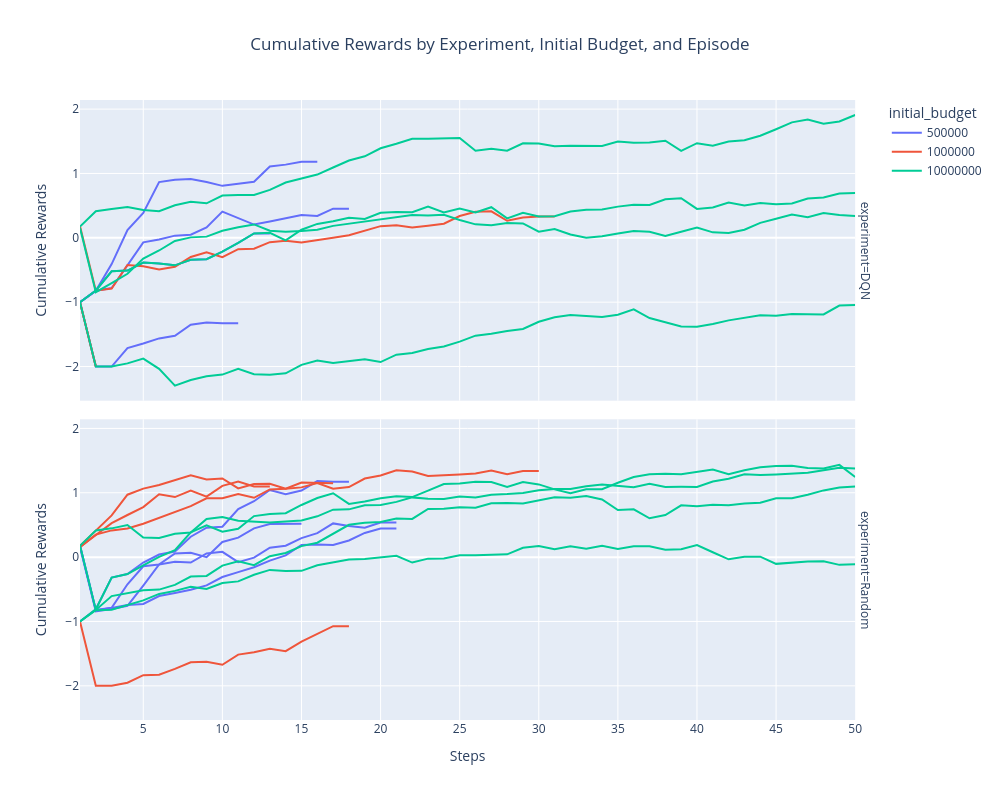

This figure's notebook cell:
### Code cell
import pandas as pd
import plotly.express as px

# Assuming 'full_data' has the following columns: 'experiment', 'initial_budget', 'episode', 'steps', and 'rewards'
# First, calculate cumulative rewards for each episode grouped by 'experiment' and 'initial_budget'
full_data['cumulative_rewards'] = full_data.groupby(['experiment', 'initial_budget', 'episodes'])['rewards'].cumsum()

# Create the line plot using Plotly with facet for 'experiment' and color for 'initial_budget'
fig = px.line(
    full_data,
    x='steps',  # Steps as the x-axis
    y='cumulative_rewards',  # Cumulative rewards on the y-axis
    color='initial_budget',  # Color lines by initial budget
    facet_row='experiment',  # Facet by experiment type
    line_group='episodes',  # Each episode gets its own line
    title='Cumulative Rewards by Experiment, Initial Budget, and Episode',
    labels={'steps': 'Steps', 'cumulative_rewards': 'Cumulative Rewards'}
)

# Update layout for better presentation
fig.update_layout(height=800, width=1000, title_x=0.5)

# Show the figure
fig.show()

### Figure 1 — Plotly figure (JSON) as saved in the notebook; plotly's stock layout.template omitted (floating-point values rounded to 4 significant figures)
{"data": [{"hovertemplate": "initial_budget=500000<br>experiment=DQN<br>episodes=1<br>Steps=%{x}<br>Cumulative Rewards=%{y}<extra></extra>", "legendgroup": "500000", "line": {"color": "#636efa", "dash": "solid"}, "marker": {"symbol": "circle"}, "mode": "lines", "name": "500000", "orientation": "v", "showlegend": true, "type": "scatter", "x": [1, 2, 3, 4, 5, 6, 7, 8, 9, 10, 11, 12, 13], "xaxis": "x2", "y": [-1, -0.8178, -0.5204, -0.508, -0.3848, -0.3985, -0.4274, -0.3421, -0.3323, -0.215, -0.07679, 0.06855, 0.06855], "yaxis": "y2"}, {"hovertemplate": "initial_budget=500000<br>experiment=DQN<br>episodes=2<br>Steps=%{x}<br>Cumulative Rewards=%{y}<extra></extra>", "legendgroup": "500000", "line": {"color": "#636efa", "dash": "solid"}, "marker": {"symbol": "circle"}, "mode": "lines", "name": "500000", "orientation": "v", "showlegend": false, "type": "scatter", "x": [1, 2, 3, 4, 5, 6, 7, 8, 9, 10, 11], "xaxis": "x2", "y": [-1, -2, -2, -1.714, -1.642, -1.563, -1.522, -1.35, -1.314, -1.329, -1.329], "yaxis": "y2"}, {"hovertemplate": "initial_budget=500000<br>experiment=DQN<br>episodes=3<br>Steps=%{x}<br>Cumulative Rewards=%{y}<extra></extra>", "legendgroup": "500000", "line": {"color": "#636efa", "dash": "solid"}, "marker": {"symbol": "circle"}, "mode": "lines", "name": "500000", "orientation": "v", "showlegend": false, "type": "scatter", "x": [1, 2, 3, 4, 5, 6, 7, 8, 9, 10, 11, 12, 13, 14, 15, 16, 17, 18], "xaxis": "x2", "y": [-1, -0.8236, -0.7812, -0.4281, -0.06971, -0.02502, 0.03414, 0.04799, 0.1609, 0.4074, 0.3081, 0.2062, 0.2526, 0.3078, 0.3544, 0.339, 0.4524, 0.4524], "yaxis": "y2"}, {"hovertemplate": "initial_budget=500000<br>experiment=DQN<br>episodes=4<br>Steps=%{x}<br>Cumulative Rewards=%{y}<extra></extra>", "legendgroup": "500000", "line": {"color": "#636efa", "dash": "solid"}, "marker": {"symbol": "circle"}, "mode": "lines", "name": "500000", "orientation": "v", "showlegend": false, "type": "scatter", "x": [1, 2, 3, 4, 5, 6, 7, 8, 9, 10, 11, 12, 13, 14, 15, 16], "xaxis": "x2", "y": [-1, -0.823, -0.4075, 0.1221, 0.3871, 0.8667, 0.9033, 0.9155, 0.8674, 0.8077, 0.8386, 0.8718, 1.109, 1.138, 1.183, 1.183], "yaxis": "y2"}, {"hovertemplate": "initial_budget=500000<br>experiment=Random<br>episodes=2<br>Steps=%{x}<br>Cumulative Rewards=%{y}<extra></extra>", "legendgroup": "500000", "line": {"color": "#636efa", "dash": "solid"}, "marker": {"symbol": "circle"}, "mode": "lines", "name": "500000", "orientation": "v", "showlegend": false, "type": "scatter", "x": [1, 2, 3, 4, 5, 6, 7, 8, 9, 10, 11, 12, 13, 14, 15, 16, 17, 18], "xaxis": "x", "y": [-1, -0.8103, -0.3188, -0.2637, -0.08413, 0.04, 0.08806, 0.3167, 0.4569, 0.4727, 0.7469, 0.8686, 1.044, 0.9792, 1.035, 1.182, 1.173, 1.173], "yaxis": "y"}, {"hovertemplate": "initial_budget=500000<br>experiment=Random<br>episodes=3<br>Steps=%{x}<br>Cumulative Rewards=%{y}<extra></extra>", "legendgroup": "500000", "line": {"color": "#636efa", "dash": "solid"}, "marker": {"symbol": "circle"}, "mode": "lines", "name": "500000", "orientation": "v", "showlegend": false, "type": "scatter", "x": [1, 2, 3, 4, 5, 6, 7, 8, 9, 10, 11, 12, 13, 14, 15, 16, 17, 18, 19, 20, 21], "xaxis": "x", "y": [0.1791, -0.8209, -0.7883, -0.4217, -0.1415, -0.1154, -0.07352, -0.08382, 0.05673, 0.08289, -0.07848, -0.008961, 0.1453, 0.1779, 0.2961, 0.3736, 0.524, 0.4848, 0.4579, 0.5367, 0.5367], "yaxis": "y"}, {"hovertemplate": "initial_budget=500000<br>experiment=Random<br>episodes=4<br>Steps=%{x}<br>Cumulative Rewards=%{y}<extra></extra>", "legendgroup": "500000", "line": {"color": "#636efa", "dash": "solid"}, "marker": {"symbol": "circle"}, "mode": "lines", "name": "500000", "orientation": "v", "showlegend": false, "type": "scatter", "x": [1, 2, 3, 4, 5, 6, 7, 8, 9, 10, 11, 12, 13, 14, 15, 16, 17, 18, 19, 20, 21], "xaxis": "x", "y": [0.1744, -0.8256, -0.7897, -0.7423, -0.7281, -0.6054, -0.5575, -0.5069, -0.4397, -0.3091, -0.2331, -0.1568, -0.05413, 0.02786, 0.1885, 0.1958, 0.1902, 0.2588, 0.3759, 0.445, 0.445], "yaxis": "y"}, {"hovertemplate": "initial_budget=500000<br>experiment=Random<br>episodes=5<br>Steps=%{x}<br>Cumulative Rewards=%{y}<extra></extra>", "legendgroup": "500000", "line": {"color": "#636efa", "dash": "solid"}, "marker": {"symbol": "circle"}, "mode": "lines", "name": "500000", "orientation": "v", "showlegend": false, "type": "scatter", "x": [1, 2, 3, 4, 5, 6, 7, 8, 9, 10, 11, 12, 13, 14, 15], "xaxis": "x", "y": [0.1557, -0.8443, -0.8075, -0.7579, -0.4423, -0.1137, 0.05809, 0.06641, -0.001039, 0.2355, 0.302, 0.4466, 0.5129, 0.5172, 0.5172], "yaxis": "y"}, {"hovertemplate": "initial_budget=1000000<br>experiment=DQN<br>episodes=1<br>Steps=%{x}<br>Cumulative Rewards=%{y}<extra></extra>", "legendgroup": "1000000", "line": {"color": "#EF553B", "dash": "solid"}, "marker": {"symbol": "circle"}, "mode": "lines", "name": "1000000", "orientation": "v", "showlegend": true, "type": "scatter", "x": [1, 2, 3, 4, 5, 6, 7, 8, 9, 10, 11, 12, 13], "xaxis": "x2", "y": [-1, -2, null, null, null, null, null, null, null, null, null, null, null], "yaxis": "y2"}, {"hovertemplate": "initial_budget=1000000<br>experiment=DQN<br>episodes=2<br>Steps=%{x}<br>Cumulative Rewards=%{y}<extra></extra>", "legendgroup": "1000000", "line": {"color": "#EF553B", "dash": "solid"}, "marker": {"symbol": "circle"}, "mode": "lines", "name": "1000000", "orientation": "v", "showlegend": false, "type": "scatter", "x": [1, 2, 3, 4, 5, 6, 7, 8, 9, 10, 11, 12, 13, 14, 15, 16, 17, 18, 19, 20, 21, 22, 23, 24, 25, 26, 27], "xaxis": "x2", "y": [-1, -2, null, null, null, null, null, null, null, null, null, null, null, null, null, null, null, null, null, null, null, null, null, null, null, null, null], "yaxis": "y2"}, {"hovertemplate": "initial_budget=1000000<br>experiment=DQN<br>episodes=3<br>Steps=%{x}<br>Cumulative Rewards=%{y}<extra></extra>", "legendgroup": "1000000", "line": {"color": "#EF553B", "dash": "solid"}, "marker": {"symbol": "circle"}, "mode": "lines", "name": "1000000", "orientation": "v", "showlegend": false, "type": "scatter", "x": [1, 2, 3, 4, 5, 6, 7, 8, 9, 10, 11, 12, 13, 14, 15, 16, 17, 18, 19, 20, 21, 22, 23, 24, 25, 26, 27, 28, 29, 30, 31], "xaxis": "x2", "y": [0.1791, -0.8209, -0.7883, -0.4217, -0.4417, -0.4917, -0.4497, -0.2983, -0.2241, -0.3006, -0.1767, -0.1691, -0.06758, -0.04447, -0.07121, -0.03843, 0.002506, 0.03978, 0.1157, 0.1817, 0.1947, 0.1597, 0.1885, 0.2199, 0.3394, 0.4057, 0.4126, 0.2654, 0.3161, 0.3296, 0.3296], "yaxis": "y2"}, {"hovertemplate": "initial_budget=1000000<br>experiment=Random<br>episodes=2<br>Steps=%{x}<br>Cumulative Rewards=%{y}<extra></extra>", "legendgroup": "1000000", "line": {"color": "#EF553B", "dash": "solid"}, "marker": {"symbol": "circle"}, "mode": "lines", "name": "1000000", "orientation": "v", "showlegend": false, "type": "scatter", "x": [1, 2, 3, 4, 5, 6, 7, 8, 9, 10, 11, 12, 13], "xaxis": "x", "y": [0.1563, 0.3448, 0.5271, 0.6546, 0.7767, 0.9758, 0.9335, 1.033, 0.9399, 1.107, 1.174, 1.097, 1.097], "yaxis": "y"}, {"hovertemplate": "initial_budget=1000000<br>experiment=Random<br>episodes=3<br>Steps=%{x}<br>Cumulative Rewards=%{y}<extra></extra>", "legendgroup": "1000000", "line": {"color": "#EF553B", "dash": "solid"}, "marker": {"symbol": "circle"}, "mode": "lines", "name": "1000000", "orientation": "v", "showlegend": false, "type": "scatter", "x": [1, 2, 3, 4, 5, 6, 7, 8, 9, 10, 11, 12, 13, 14, 15, 16, 17, 18], "xaxis": "x", "y": [-1, -2, -2, -1.951, -1.834, -1.827, -1.737, -1.635, -1.624, -1.673, -1.515, -1.479, -1.424, -1.461, -1.312, -1.186, -1.073, -1.073], "yaxis": "y"}, {"hovertemplate": "initial_budget=1000000<br>experiment=Random<br>episodes=4<br>Steps=%{x}<br>Cumulative Rewards=%{y}<extra></extra>", "legendgroup": "1000000", "line": {"color": "#EF553B", "dash": "solid"}, "marker": {"symbol": "circle"}, "mode": "lines", "name": "1000000", "orientation": "v", "showlegend": false, "type": "scatter", "x": [1, 2, 3, 4, 5, 6, 7, 8, 9, 10, 11, 12, 13, 14, 15, 16, 17, 18, 19, 20, 21, 22, 23, 24, 25, 26, 27, 28, 29, 30], "xaxis": "x", "y": [0.1744, 0.4132, 0.6481, 0.9701, 1.065, 1.121, 1.195, 1.273, 1.206, 1.223, 1.067, 1.136, 1.138, 1.064, 1.084, 1.153, 1.062, 1.088, 1.221, 1.268, 1.348, 1.329, 1.262, 1.268, 1.285, 1.301, 1.345, 1.288, 1.339, 1.339], "yaxis": "y"}, {"hovertemplate": "initial_budget=1000000<br>experiment=Random<br>episodes=5<br>Steps=%{x}<br>Cumulative Rewards=%{y}<extra></extra>", "legendgroup": "1000000", "line": {"color": "#EF553B", "dash": "solid"}, "marker": {"symbol": "circle"}, "mode": "lines", "name": "1000000", "orientation": "v", "showlegend": false, "type": "scatter", "x": [1, 2, 3, 4, 5, 6, 7, 8, 9, 10, 11, 12, 13, 14, 15, 16, 17], "xaxis": "x", "y": [0.1557, 0.3508, 0.4154, 0.4439, 0.5196, 0.6081, 0.6977, 0.7923, 0.913, 0.9159, 0.982, 0.9223, 1.052, 1.063, 1.16, 1.149, 1.149], "yaxis": "y"}, {"hovertemplate": "initial_budget=10000000<br>experiment=DQN<br>episodes=1<br>Steps=%{x}<br>Cumulative Rewards=%{y}<extra></extra>", "legendgroup": "10000000", "line": {"color": "#00cc96", "dash": "solid"}, "marker": {"symbol": "circle"}, "mode": "lines", "name": "10000000", "orientation": "v", "showlegend": true, "type": "scatter", "x": [1, 2, 3, 4, 5, 6, 7, 8, 9, 10, 11, 12, 13, 14, 15, 16, 17, 18, 19, 20, 21, 22, 23, 24, 25, 26, 27, 28, 29, 30, 31, 32, 33, 34, 35, 36, 37, 38, 39, 40, 41, 42, 43, 44, 45, 46, 47, 48, 49, 50], "xaxis": "x2", "y": [-1, -0.8178, -0.5204, -0.508, -0.3848, -0.3985, -0.4274, -0.3421, -0.3323, -0.215, -0.07679, 0.06855, 0.07805, -0.04057, 0.1252, 0.2161, 0.2581, 0.3115, 0.2943, 0.3891, 0.4012, 0.399, 0.4861, 0.3928, 0.4549, 0.3958, 0.4757, 0.3024, 0.3896, 0.3332, 0.3345, 0.4081, 0.4367, 0.4389, 0.4849, 0.5147, 0.5101, 0.5988, 0.6158, 0.4489, 0.4714, 0.5476, 0.5027, 0.5423, 0.5199, 0.5323, 0.6096, 0.6255, 0.6877, 0.6984], "yaxis": "y2"}, {"hovertemplate": "initial_budget=10000000<br>experiment=DQN<br>episodes=2<br>Steps=%{x}<br>Cumulative Rewards=%{y}<extra></extra>", "legendgroup": "10000000", "line": {"color": "#00cc96", "dash": "solid"}, "marker": {"symbol": "circle"}, "mode": "lines", "name": "10000000", "orientation": "v", "showlegend": false, "type": "scatter", "x": [1, 2, 3, 4, 5, 6, 7, 8, 9, 10, 11, 12, 13, 14, 15, 16, 17, 18, 19, 20, 21, 22, 23, 24, 25, 26, 27, 28, 29, 30, 31, 32, 33, 34, 35, 36, 37, 38, 39, 40, 41, 42, 43, 44, 45, 46, 47, 48, 49, 50], "xaxis": "x2", "y": [0.1563, -0.8437, -0.7048, -0.5592, -0.3211, -0.1968, -0.04848, 0.007085, 0.01854, 0.1098, 0.1644, 0.2084, 0.1105, 0.09552, 0.105, 0.1241, 0.1856, 0.2175, 0.2488, 0.2913, 0.3168, 0.3538, 0.3474, 0.3577, 0.2766, 0.2093, 0.1968, 0.2305, 0.2242, 0.09527, 0.1371, 0.05184, 0.0031, 0.02567, 0.06581, 0.1059, 0.09465, 0.02892, 0.09465, 0.161, 0.08482, 0.07627, 0.1256, 0.2325, 0.296, 0.3635, 0.3201, 0.3856, 0.3535, 0.3391], "yaxis": "y2"}, {"hovertemplate": "initial_budget=10000000<br>experiment=DQN<br>episodes=3<br>Steps=%{x}<br>Cumulative Rewards=%{y}<extra></extra>", "legendgroup": "10000000", "line": {"color": "#00cc96", "dash": "solid"}, "marker": {"symbol": "circle"}, "mode": "lines", "name": "10000000", "orientation": "v", "showlegend": false, "type": "scatter", "x": [1, 2, 3, 4, 5, 6, 7, 8, 9, 10, 11, 12, 13, 14, 15, 16, 17, 18, 19, 20, 21, 22, 23, 24, 25, 26, 27, 28, 29, 30, 31, 32, 33, 34, 35, 36, 37, 38, 39, 40, 41, 42, 43, 44, 45, 46, 47, 48, 49, 50], "xaxis": "x2", "y": [-1, -2, -2, -1.951, -1.877, -2.037, -2.297, -2.209, -2.152, -2.125, -2.037, -2.118, -2.129, -2.105, -1.974, -1.907, -1.947, -1.913, -1.887, -1.93, -1.815, -1.789, -1.729, -1.689, -1.613, -1.52, -1.491, -1.447, -1.415, -1.304, -1.233, -1.2, -1.219, -1.229, -1.195, -1.112, -1.247, -1.314, -1.377, -1.382, -1.34, -1.283, -1.249, -1.205, -1.21, -1.184, -1.188, -1.191, -1.053, -1.045], "yaxis": "y2"}, {"hovertemplate": "initial_budget=10000000<br>experiment=DQN<br>episodes=4<br>Steps=%{x}<br>Cumulative Rewards=%{y}<extra></extra>", "legendgroup": "10000000", "line": {"color": "#00cc96", "dash": "solid"}, "marker": {"symbol": "circle"}, "mode": "lines", "name": "10000000", "orientation": "v", "showlegend": false, "type": "scatter", "x": [1, 2, 3, 4, 5, 6, 7, 8, 9, 10, 11, 12, 13, 14, 15, 16, 17, 18, 19, 20, 21, 22, 23, 24, 25, 26, 27, 28, 29, 30, 31, 32, 33, 34, 35, 36, 37, 38, 39, 40, 41, 42, 43, 44, 45, 46, 47, 48, 49, 50], "xaxis": "x2", "y": [0.1744, 0.4132, 0.447, 0.4795, 0.4325, 0.4125, 0.5065, 0.5617, 0.5368, 0.6579, 0.6655, 0.666, 0.7451, 0.8593, 0.9209, 0.9834, 1.093, 1.201, 1.266, 1.392, 1.461, 1.539, 1.538, 1.54, 1.551, 1.353, 1.383, 1.355, 1.469, 1.467, 1.424, 1.431, 1.427, 1.426, 1.495, 1.477, 1.482, 1.509, 1.35, 1.47, 1.431, 1.498, 1.516, 1.587, 1.688, 1.795, 1.838, 1.773, 1.808, 1.908], "yaxis": "y2"}, {"hovertemplate": "initial_budget=10000000<br>experiment=Random<br>episodes=2<br>Steps=%{x}<br>Cumulative Rewards=%{y}<extra></extra>", "legendgroup": "10000000", "line": {"color": "#00cc96", "dash": "solid"}, "marker": {"symbol": "circle"}, "mode": "lines", "name": "10000000", "orientation": "v", "showlegend": false, "type": "scatter", "x": [1, 2, 3, 4, 5, 6, 7, 8, 9, 10, 11, 12, 13, 14, 15, 16, 17, 18, 19, 20, 21, 22, 23, 24, 25, 26, 27, 28, 29, 30, 31, 32, 33, 34, 35, 36, 37, 38, 39, 40, 41, 42, 43, 44, 45, 46, 47, 48, 49, 50], "xaxis": "x", "y": [-1, -0.8103, -0.3188, -0.2637, -0.1275, 0.003811, 0.1091, 0.3836, 0.4927, 0.3953, 0.4397, 0.6378, 0.6712, 0.6827, 0.8104, 0.9189, 0.9929, 0.8274, 0.8652, 0.9162, 0.9454, 0.9328, 1.034, 1.135, 1.144, 1.169, 1.166, 1.09, 1.166, 1.13, 1.053, 0.9939, 1.054, 1.056, 1.156, 1.246, 1.286, 1.294, 1.286, 1.326, 1.361, 1.29, 1.351, 1.395, 1.416, 1.42, 1.386, 1.379, 1.433, 1.245], "yaxis": "y"}, {"hovertemplate": "initial_budget=10000000<br>experiment=Random<br>episodes=3<br>Steps=%{x}<br>Cumulative Rewards=%{y}<extra></extra>", "legendgroup": "10000000", "line": {"color": "#00cc96", "dash": "solid"}, "marker": {"symbol": "circle"}, "mode": "lines", "name": "10000000", "orientation": "v", "showlegend": false, "type": "scatter", "x": [1, 2, 3, 4, 5, 6, 7, 8, 9, 10, 11, 12, 13, 14, 15, 16, 17, 18, 19, 20, 21, 22, 23, 24, 25, 26, 27, 28, 29, 30, 31, 32, 33, 34, 35, 36, 37, 38, 39, 40, 41, 42, 43, 44, 45, 46, 47, 48, 49, 50], "xaxis": "x", "y": [0.1791, -0.8209, -0.606, -0.5587, -0.5165, -0.5047, -0.4321, -0.3013, -0.2926, -0.1311, -0.06564, -0.124, 0.01427, 0.06425, 0.171, 0.2243, 0.37, 0.5021, 0.5339, 0.5445, 0.6012, 0.5942, 0.7489, 0.7518, 0.7752, 0.7683, 0.8359, 0.8424, 0.8352, 0.8841, 0.9304, 0.9246, 0.9507, 0.8963, 0.7328, 0.7429, 0.604, 0.6543, 0.8055, 0.7905, 0.8138, 0.8067, 0.834, 0.8454, 0.9159, 0.9147, 0.9696, 1.037, 1.081, 1.098], "yaxis": "y"}, {"hovertemplate": "initial_budget=10000000<br>experiment=Random<br>episodes=4<br>Steps=%{x}<br>Cumulative Rewards=%{y}<extra></extra>", "legendgroup": "10000000", "line": {"color": "#00cc96", "dash": "solid"}, "marker": {"symbol": "circle"}, "mode": "lines", "name": "10000000", "orientation": "v", "showlegend": false, "type": "scatter", "x": [1, 2, 3, 4, 5, 6, 7, 8, 9, 10, 11, 12, 13, 14, 15, 16, 17, 18, 19, 20, 21, 22, 23, 24, 25, 26, 27, 28, 29, 30, 31, 32, 33, 34, 35, 36, 37, 38, 39, 40, 41, 42, 43, 44, 45, 46, 47, 48, 49, 50], "xaxis": "x", "y": [0.1744, 0.4132, 0.447, 0.4995, 0.304, 0.2976, 0.3625, 0.3808, 0.5917, 0.6217, 0.5657, 0.5547, 0.5378, 0.5529, 0.5677, 0.634, 0.7373, 0.7424, 0.8065, 0.8119, 0.8589, 0.9284, 0.9086, 0.9024, 0.9404, 0.9279, 0.9706, 0.9791, 0.998, 1.038, 1.058, 1.059, 1.101, 1.13, 1.111, 1.085, 1.139, 1.091, 1.092, 1.091, 1.176, 1.217, 1.289, 1.275, 1.285, 1.299, 1.312, 1.349, 1.388, 1.379], "yaxis": "y"}, {"hovertemplate": "initial_budget=10000000<br>experiment=Random<br>episodes=5<br>Steps=%{x}<br>Cumulative Rewards=%{y}<extra></extra>", "legendgroup": "10000000", "line": {"color": "#00cc96", "dash": "solid"}, "marker": {"symbol": "circle"}, "mode": "lines", "name": "10000000", "orientation": "v", "showlegend": false, "type": "scatter", "x": [1, 2, 3, 4, 5, 6, 7, 8, 9, 10, 11, 12, 13, 14, 15, 16, 17, 18, 19, 20, 21, 22, 23, 24, 25, 26, 27, 28, 29, 30, 31, 32, 33, 34, 35, 36, 37, 38, 39, 40, 41, 42, 43, 44, 45, 46, 47, 48, 49, 50], "xaxis": "x", "y": [-1, -0.8255, -0.8171, -0.7474, -0.672, -0.5718, -0.5245, -0.4621, -0.4959, -0.4024, -0.3768, -0.2733, -0.1987, -0.2139, -0.2129, -0.1259, -0.07858, -0.03544, -0.02898, -0.00145, 0.02058, -0.08456, -0.02333, -0.02228, 0.02922, 0.02809, 0.04147, 0.04344, 0.1447, 0.1734, 0.1244, 0.1673, 0.129, 0.1779, 0.1258, 0.1675, 0.1679, 0.1145, 0.1228, 0.1866, 0.07595, -0.03392, 0.006652, 0.007631, -0.1048, -0.08497, -0.06637, -0.06601, -0.1202, -0.1088], "yaxis": "y"}], "layout": {"annotations": [{"font": {}, "showarrow": false, "text": "experiment=Random", "textangle": 90, "x": 0.98, "xanchor": "left", "xref": "paper", "y": 0.2425, "yanchor": "middle", "yref": "paper"}, {"font": {}, "showarrow": false, "text": "experiment=DQN", "textangle": 90, "x": 0.98, "xanchor": "left", "xref": "paper", "y": 0.7575, "yanchor": "middle", "yref": "paper"}], "height": 800, "legend": {"title": {"text": "initial_budget"}, "tracegroupgap": 0}, "title": {"text": "Cumulative Rewards by Experiment, Initial Budget, and Episode", "x": 0.5}, "width": 1000, "xaxis": {"anchor": "y", "domain": [0, 0.98], "title": {"text": "Steps"}}, "xaxis2": {"anchor": "y2", "domain": [0, 0.98], "matches": "x", "showticklabels": false}, "yaxis": {"anchor": "x", "domain": [0, 0.485], "title": {"text": "Cumulative Rewards"}}, "yaxis2": {"anchor": "x2", "domain": [0.515, 1], "matches": "y", "title": {"text": "Cumulative Rewards"}}}}
